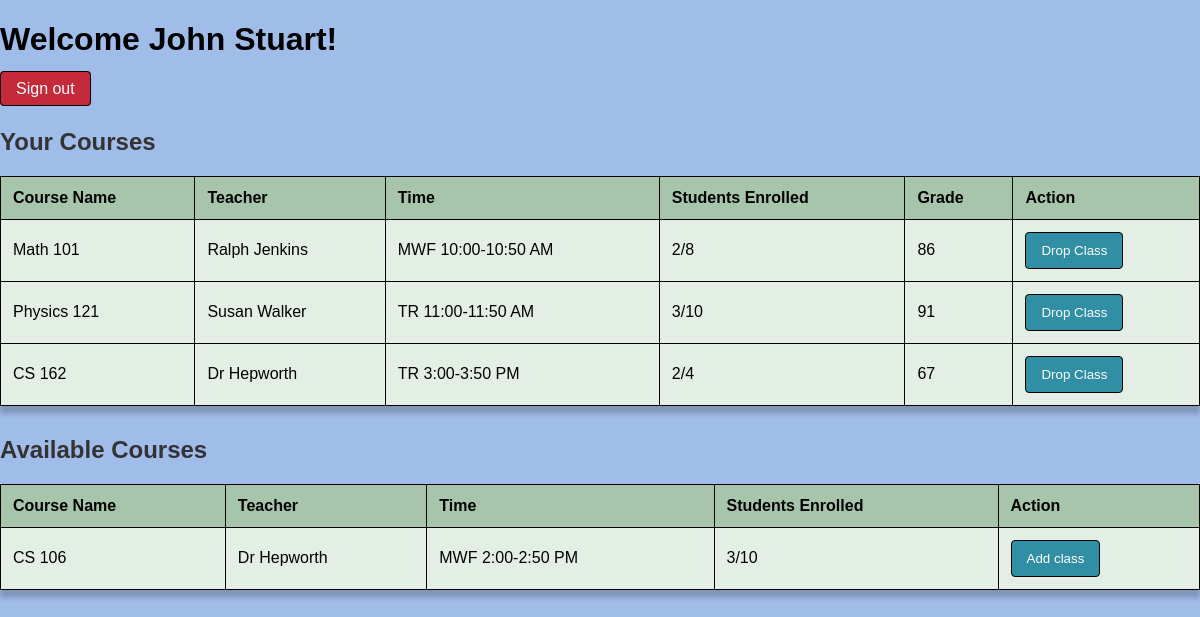
The page /dashboard (signed in) on the database its author committed.
### app.py (models this page shows)
class User(UserMixin, db.Model):
    id = db.Column(db.Integer, primary_key=True)
    username = db.Column(db.String(80), unique=True, nullable=False)
    password_hash = db.Column(db.String(120), nullable=False)
    role = db.Column(db.String(20), nullable=False)  # 'student', 'teacher', or 'admin'
    display_name = db.Column(db.String(100))

class Enrollment(db.Model):
    id = db.Column(db.Integer, primary_key=True)
    student_id = db.Column(db.Integer, db.ForeignKey('user.id'), nullable=False)
    course_id = db.Column(db.Integer, db.ForeignKey('course.id'), nullable=False)
    grade = db.Column(db.Integer, nullable=True)
    student = db.relationship('User', backref='enrollments')

class Course(db.Model):
    id = db.Column(db.Integer, primary_key=True)
    name = db.Column(db.String(100), nullable=False)
    teacher_id = db.Column(db.Integer, db.ForeignKey('user.id'), nullable=False)
    time = db.Column(db.String(50), nullable=False)
    capacity = db.Column(db.Integer, nullable=False)
    teacher = db.relationship('User', backref='courses')
    enrollments = db.relationship('Enrollment', backref='course', lazy=True)

### app.py (the view)
@app.route('/dashboard')
@login_required
def dashboard():
    if current_user.role == 'student':
        enrollments = Enrollment.query.filter_by(student_id=current_user.id).all()
        courses = Course.query.all()
        return render_template('student_dashboard.html', enrollments=enrollments, courses=courses)
    elif current_user.role == 'teacher':
        courses = Course.query.filter_by(teacher_id=current_user.id).all()
        return render_template('teacher_dashboard.html', courses=courses)
    return redirect(url_for('admin.index'))

### app.py (called while the page is built)
@login_manager.user_loader
def load_user(user_id):
    return User.query.get(int(user_id))

### templates/student_dashboard.html (shortened to what this page needs)
<!DOCTYPE html>
<html>
<head>
    <link rel="stylesheet" href="{{ url_for('static', filename='style.css') }}">
</head>
<body>
    <div class="dashboard-header">
        <h1>Welcome {{ current_user.display_name }}!</h1>
        <a href="{{ url_for('logout') }}" class="btn">Sign out</a>
    </div>
    <div class="section courses">
        <h2>Your Courses</h2>
        <table>
            <thead>
                <tr>
                    <th>Course Name</th>
                    <th>Teacher</th>
                    <th>Time</th>
                    <th>Students Enrolled</th>
                    <th>Grade</th>
                    <th>Action</th>
                </tr>
            </thead>
            <tbody>
                {% for enrollment in enrollments %}
                <tr>
                    <td>{{ enrollment.course.name }}</td>
                    <td>{{ enrollment.course.teacher.display_name }}</td>
                    <td>{{ enrollment.course.time }}</td>
                    <td>{{ enrollment.course.enrollments|length }}/{{ enrollment.course.capacity }}</td>
                    <td>{{ enrollment.grade if enrollment.grade else 'N/A' }}</td>
                    <td>
                        <form action="{{ url_for('drop_class', enrollment_id=enrollment.id) }}" method="POST">
                            <button type="submit" class="btn-drop" onclick="return confirm('Are you sure you want to drop this class?')">Drop Class</button>
                        </form>
                    </td>
                </tr>
                {% endfor %}
            </tbody>
        </table>
        <h2>Available Courses</h2>
        <table>
            <thead>
                <tr>
                    <th>Course Name</th>
                    <th>Teacher</th>
                    <th>Time</th>
                    <th>Students Enrolled</th>
                    <th>Action</th>
                </tr>
            </thead>
            <tbody>
                {% for course in courses %}
                    {% if course.id not in enrollments|map(attribute='course_id')|list %}
                    <tr>
                        <td>{{ course.name }}</td>
                        <td>{{ course.teacher.display_name }}</td>
                        <td>{{ course.time }}</td>
                        <td>{{ course.enrollments|length }}/{{ course.capacity }}</td>
                        <td>
                            {% if course.enrollments|length < course.capacity %}
                                <form action="{{ url_for('enroll', course_id=course.id) }}" method="POST">
                                    <button type="submit" class="btn-enroll">Add class</button>
                                </form>
                            {% else %}
                                <span class="full">Full</span>
                            {% endif %}
                        </td>
                    </tr>
                    {% endif %}
                {% endfor %}
            </tbody>
        </table>
    </div>
</body>
</html>

### static/style.css (style rules this page uses)
body { font-family: Arial, sans-serif; margin: 0; padding: 0; background-color: #a0bce9; }
button { background-color: #308fa4; color: white; padding: 10px 15px; border: none; border-radius: 4px; cursor: pointer; border: 1px solid black; }
.btn { text-decoration: none; color: white; background-color: #c52a3a; padding: 8px 15px; border-radius: 4px; border: 1px solid black; }
table { width: 100%; border-collapse: collapse; margin-bottom: 30px; background-color: white; box-shadow: 0 8px 5px rgba(0, 0, 0, 0.2); border: 1px solid black; }
th, td { padding: 12px; text-align: left; border-bottom: 1px solid #ddd; border: 1px solid black; }
th { background-color: #a6c5ab; font-weight: bold; }
td { background-color: #e3efe5; }
h2 { color: #333; margin-top: 30px; margin-bottom: 20px; }

### rows shown on the page
User: display_name "John Stuart"
Enrollment: course.name "Math 101", course.teacher.display_name "Ralph Jenkins", course.time "MWF 10:00-10:50 AM", course.enrollments|length "2", course.capacity "8", grade "86"
Enrollment: course.name "Physics 121", course.teacher.display_name "Susan Walker", course.time "TR 11:00-11:50 AM", course.enrollments|length "3", course.capacity "10", grade "91"
Enrollment: course.name "CS 162", course.teacher.display_name "Dr Hepworth", course.time "TR 3:00-3:50 PM", course.enrollments|length "2", course.capacity "4", grade "67"
Course: name "CS 106", teacher.display_name "Dr Hepworth", time "MWF 2:00-2:50 PM", enrollments|length "3", capacity "10"
